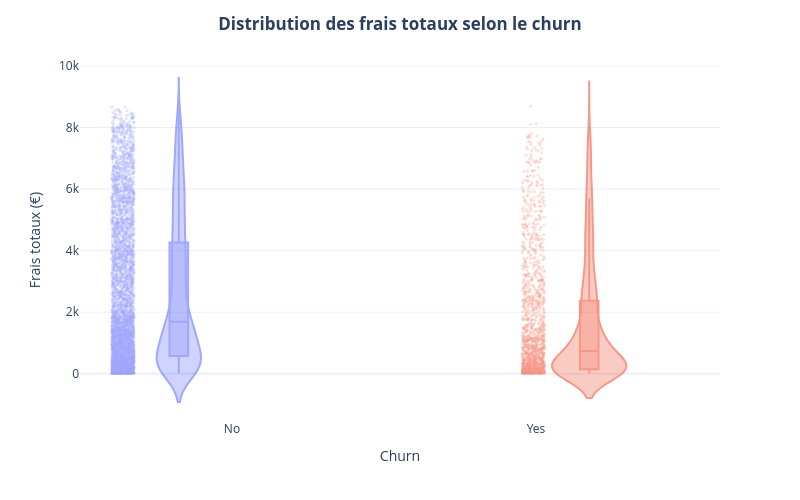

The code cell stored with this chart in its notebook:
### Markdown cell above
#### b. Distribution de frais totaux (TotalCharges) selon le Churn

### Code cell
fig = px.violin(
    X_train, 
    x=y_train, 
    y="TotalCharges", 
    color=y_train, 
    box=True,          # Intègrer la boîte à moustaches à l'intérieur du violon
    points="all",      # Ajouter les points à l'intérieur
    width=800,
    height=500,
    template="plotly_white"
)
# Configuration de la transparence
fig.update_traces(
    opacity=0.6,        # opacité pour le violin
    marker=dict(
        opacity=0.3,    # opacité des points
        size=3          # taille des points
    )
)
# Mise en page centrée
fig.update_layout(
    title=dict(
        text="<b>Distribution des frais totaux selon le churn</b>", 
        x=0.5, #pour centrer le titre
        xanchor='center'
    ),
    xaxis_title="Churn",
    yaxis_title="Frais totaux (€)",
    template="plotly_white",
    showlegend=False
)
fig.show()

### Figure 1 — Plotly figure (JSON) as saved in the notebook; plotly's stock layout.template omitted (floating-point values rounded to 4 significant figures; data arrays with more than 128 entries replaced by an {"elided": "..."} marker saying what was removed)
{"data": [{"alignmentgroup": "True", "box": {"visible": true}, "hovertemplate": "color=No<br>x=%{x}<br>TotalCharges=%{y}<extra></extra>", "legendgroup": "No", "marker": {"color": "#636efa", "opacity": 0.3, "size": 3}, "name": "No", "offsetgroup": "No", "opacity": 0.6, "orientation": "v", "points": "all", "scalegroup": "True", "showlegend": true, "type": "violin", "x": {"elided": "4139 str values"}, "x0": " ", "xaxis": "x", "y": {"elided": "4139 float values"}, "y0": " ", "yaxis": "y"}, {"alignmentgroup": "True", "box": {"visible": true}, "hovertemplate": "color=Yes<br>x=%{x}<br>TotalCharges=%{y}<extra></extra>", "legendgroup": "Yes", "marker": {"color": "#EF553B", "opacity": 0.3, "size": 3}, "name": "Yes", "offsetgroup": "Yes", "opacity": 0.6, "orientation": "v", "points": "all", "scalegroup": "True", "showlegend": true, "type": "violin", "x": {"elided": "1495 str values"}, "x0": " ", "xaxis": "x", "y": {"elided": "1495 float values"}, "y0": " ", "yaxis": "y"}], "layout": {"height": 500, "legend": {"title": {"text": "color"}, "tracegroupgap": 0}, "margin": {"t": 60}, "showlegend": false, "title": {"text": "<b>Distribution des frais totaux selon le churn</b>", "x": 0.5, "xanchor": "center"}, "violinmode": "group", "width": 800, "xaxis": {"anchor": "y", "domain": [0, 1], "title": {"text": "Churn"}}, "yaxis": {"anchor": "x", "domain": [0, 1], "title": {"text": "Frais totaux (€)"}}}}
